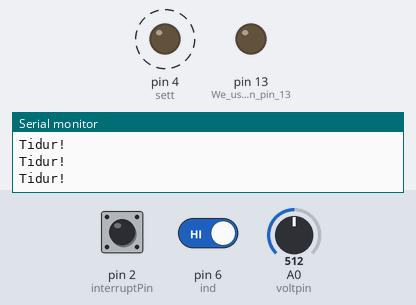
The sketch below on a simulated Arduino Uno, built with avr-gcc and run on an emulated ATmega328P. Shown: output pins drawn as LEDs (lit = HIGH), the last lines printed to the serial monitor. Dashed ring = blinking. The inputs (shaded band) are chosen by the test bench; at power-on: pin 2 (interruptPin) LOW, pin 6 (ind) HIGH, A0 (voltpin) = 512. Sleep ends after the set time or at an interrupt; the modem accepts every AT command (registered, SIM ready, sends succeed) and sends nothing else.

Above: at 2.1 s.
2.2 s: pin 2 (interruptPin) pulled HIGH for 0.55 s
At 2.81 s:
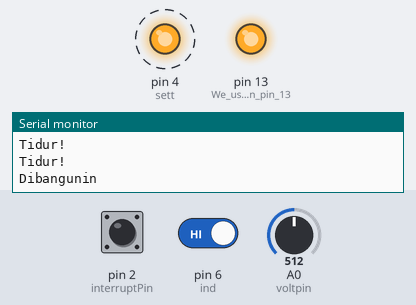
5.2 s: pin 6 (ind) driven LOW
At 5.33 s:
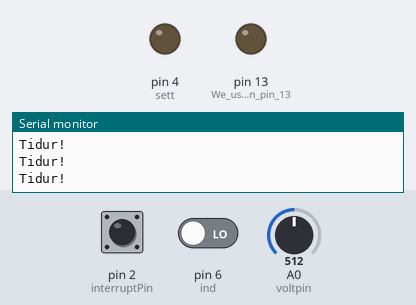
Timing chart, 0 to 14.2 s (numbered marks = the images above; inputs shaded):
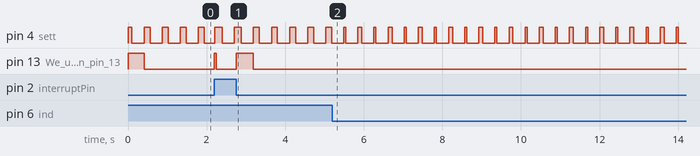

The sketch:

HC12_Cones_Biasa_rev3.ino
```cpp
/**
 * Author:Ab Kurk
 * version: 1.0
 * date: 24/01/2018
 * Description:
 * This sketch is part of the beginners guide to putting your Arduino to sleep
 * tutorial. It is to demonstrate how to put your arduino into deep sleep and
 * how to wake it up.
 * Link To Tutorial http://www.thearduinomakerman.info/blog/2018/1/24/guide-to-arduino-sleep-mode
 */

#include <avr/sleep.h>//this AVR library contains the methods that controls the sleep modes
#include <SoftwareSerial.h>

#define interruptPin 2 //Pin we are going to use to wake up the Arduino
#define ind 6
#define gnd 7
#define sett 4
#define voltpin A0

SoftwareSerial HC12(10, 11); // HC-12 TX Pin, HC-12 RX Pin

String sendong;
String track = "5";
String nmr = "01";
String jns = "1";
String sof = "0";

char csendong[13];

boolean tidurlagi;

int statecones,a;
float b,voltage;
void setup() {
  Serial.begin(9600);//Start Serial Comunication
  HC12.begin(9600);
  pinMode(LED_BUILTIN,OUTPUT);//We use the led on pin 13 to indecate when Arduino is A sleep
  pinMode(gnd, OUTPUT);
  pinMode(sett, OUTPUT);
  pinMode(interruptPin,INPUT);//Set pin d2 to input using the buildin pullup resistor
  digitalWrite(LED_BUILTIN,HIGH);//turning LED on
  tidurlagi = false;
  pinMode(ind, INPUT);
  digitalWrite(gnd,LOW);
  digitalWrite(sett,HIGH);
}

void loop()
{
 delay(100);//wait 5 seconds before going to sleep
//Serial.println("kirim");
 Going_To_Sleep();
}

void hc12sleep()
{
  digitalWrite(sett,LOW);
  delay(100);
  HC12.write("AT+SLEEP");
  delay(200);
  digitalWrite(sett,HIGH);
}

void hc12wake()
{
  digitalWrite(sett,LOW);
  delay(100);
  digitalWrite(sett,HIGH);
  delay(100);
}
void Going_To_Sleep(){
    hc12sleep();
    sleep_enable();//Enabling sleep mode
    attachInterrupt(0, bangun, CHANGE);//attaching a interrupt to pin d2
    Serial.println("Tidur!");
    set_sleep_mode(SLEEP_MODE_PWR_DOWN);//Setting the sleep mode, in our case full sleep
    digitalWrite(LED_BUILTIN,LOW);//turning LED off;
//    delay(1000); //wait a second to allow the led to be turned off before going to sleep
    set_sleep_mode(SLEEP_MODE_PWR_DOWN);//Setting the sleep mode, in our case full sleep
    sleep_cpu();//activating sleep mode
    delay(50);
    kondisi();
  }
void bangun(){
  Serial.println("Dibangunin");//Print message to serial monitor
//  delay(100);
  sleep_disable();//Disable sleep mode
//  delay(200);
  detachInterrupt(0); //Removes the interrupt from pin 2;
  voltage = ((analogRead(voltpin) * 1.5) / 1023) + 2.9;
  digitalWrite(LED_BUILTIN,HIGH);//turning LED off;
  hc12wake();
//  delay(250);
  kirim();
//  delay(100);
}

void kirim()
{
  statecones = digitalRead(ind);
//  a = analogRead(voltpin);
//  b = (a / 1023) * 1.3;
  voltage = ((analogRead(voltpin) * 1.3) / 1023) + 2.9;
//  Serial.println(statecones);
  if (statecones == LOW)
  {
  sendong = "<cad~1>";
  }
  if(statecones == HIGH)
  {
  sendong = "<cad~0~"+ String(voltage) + ">";
  }

  delay(3500);
  HC12.println(sendong);
//  delay(500);
}

void kondisi()
{
  statecones = digitalRead(ind);
//  if (statecones == HIGH)
//  {
    //kirimbentar();
//  }
  while (statecones == LOW)
 {
   statecones = digitalRead(ind);
   digitalWrite(LED_BUILTIN,LOW);//turning LED off;
   hc12sleep();
   sleep_enable();
   attachInterrupt(0, bangun, RISING);
   Serial.println("tidurlagi");
   set_sleep_mode(SLEEP_MODE_PWR_DOWN);//Setting the sleep mode, in our case full sleep
   sleep_cpu();
   Serial.println("Sudah stand by lagi");
  if (statecones == LOW)
  {
    break;
  }
 }
}
```

Measured:
- after the input at 2.2 s, pin 13 (We_use_the_led_on_pin_13): LOW → HIGH at once, → LOW 0.05 s later, → HIGH 0.50 s later, → LOW 0.44 s later
- by itself, pin 4 (sett): alternates HIGH for 0.05 s and LOW for 0.31 s
